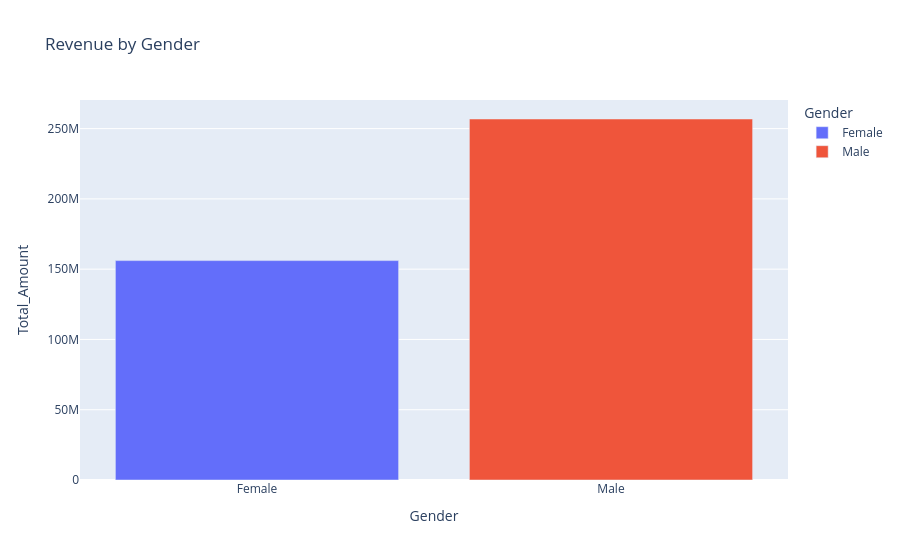

Notebook code for this chart:
### Code cell
fig = px.bar(
    gender_sales,
    x='Gender',
    y='Total_Amount',
    color='Gender',
    title='Revenue by Gender'
)

fig.show()

### Figure 1 — Plotly figure (JSON) as saved in the notebook; plotly's stock layout.template omitted (floating-point values rounded to 4 significant figures)
{"data": [{"hovertemplate": "Gender=%{x}<br>Total_Amount=%{y}<extra></extra>", "legendgroup": "Female", "marker": {"color": "#636efa", "pattern": {"shape": ""}}, "name": "Female", "orientation": "v", "showlegend": true, "textposition": "auto", "type": "bar", "x": ["Female"], "xaxis": "x", "y": [156100000.0], "yaxis": "y"}, {"hovertemplate": "Gender=%{x}<br>Total_Amount=%{y}<extra></extra>", "legendgroup": "Male", "marker": {"color": "#EF553B", "pattern": {"shape": ""}}, "name": "Male", "orientation": "v", "showlegend": true, "textposition": "auto", "type": "bar", "x": ["Male"], "xaxis": "x", "y": [256800000.0], "yaxis": "y"}], "layout": {"barmode": "relative", "legend": {"title": {"text": "Gender"}, "tracegroupgap": 0}, "title": {"text": "Revenue by Gender"}, "xaxis": {"anchor": "y", "categoryarray": ["Female", "Male"], "categoryorder": "array", "domain": [0, 1], "title": {"text": "Gender"}}, "yaxis": {"anchor": "x", "domain": [0, 1], "title": {"text": "Total_Amount"}}}}
